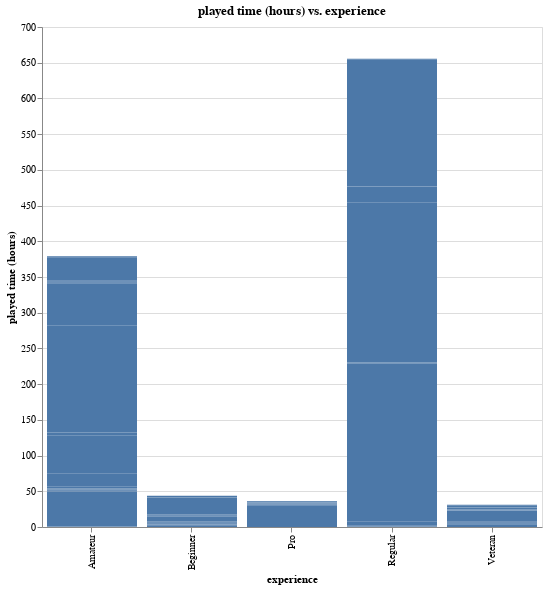

Write notebook code for a chart like this one.
### Code cell
plot_2 = alt.Chart(player_data, title = "played time (hours) vs. experience").mark_bar().encode(
    x=alt.X("experience")
        .title("experience"),
    y=alt.Y("played_hours")
        .title("played time (hours)"),
).configure_axis(titleFontSize=11).properties(height=500,width=500)

plot_2

### Figure 1 — Vega-Lite specification as saved in the notebook (floating-point values rounded to 4 significant figures; data arrays with more than 128 entries replaced by an {"elided": "..."} marker saying what was removed)
{"config": {"view": {"continuousWidth": 300, "continuousHeight": 300}, "axis": {"titleFontSize": 11}}, "data": {"name": "data-6d7f1fd46a3d33e7bdea28f3005f4d7a"}, "mark": {"type": "bar"}, "encoding": {"x": {"field": "experience", "title": "experience", "type": "nominal"}, "y": {"field": "played_hours", "title": "played time (hours)", "type": "quantitative"}}, "height": 500, "title": "played time (hours) vs. experience", "width": 500, "$schema": "https://vega.github.io/schema/vega-lite/v5.20.1.json", "datasets": {"data-6d7f1fd46a3d33e7bdea28f3005f4d7a": {"elided": "196 records"}}}
